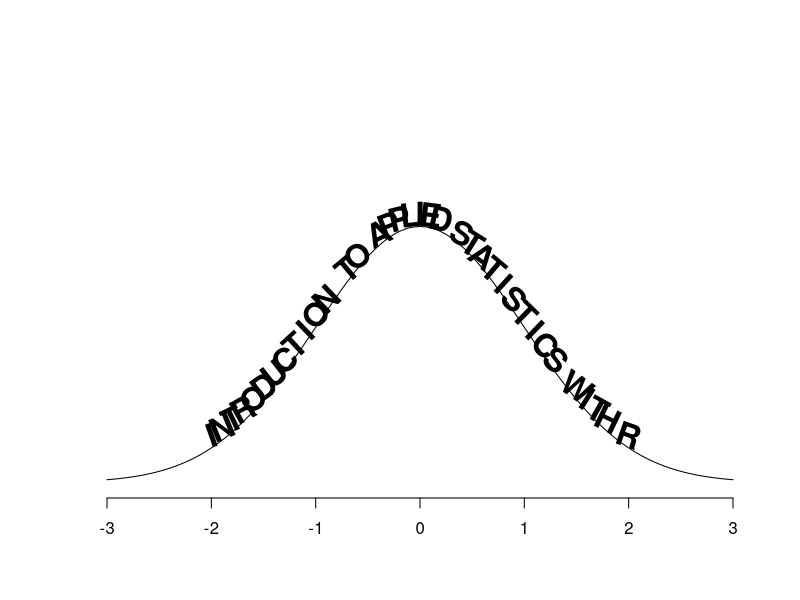

Write the R code that produced this figure.


letters.to.plot<-unlist(strsplit("INTRODUCTION TO APPLIED STATISTICS WITH R",split=character(0)))
index.to.plot<-seq(-2,2,length=length(letters.to.plot))

curve(dnorm,-3,3,ylim=c(0,0.6),xlab=' ',ylab=' ',axes=F)
for(i in 1:length(index.to.plot)){
 text(index.to.plot[i],dnorm(index.to.plot[i])+0.02,letters.to.plot[i],
      srt=180*tan(-index.to.plot[i]*dnorm(index.to.plot[i])),cex=2,
      family="sans", font=2)
  }
axis(1)
